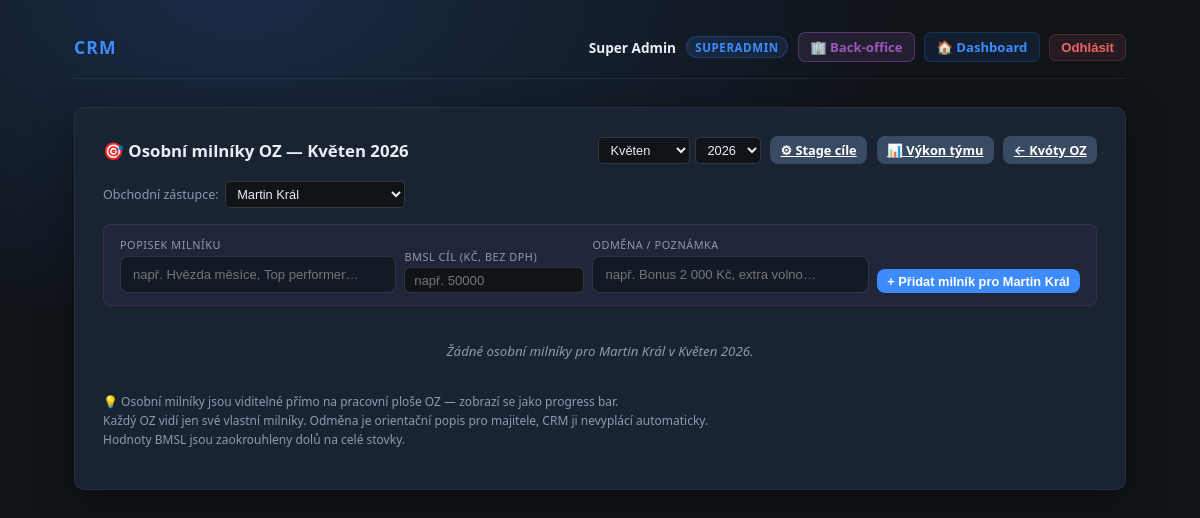
/admin/oz-milestones (signed in), run on the app's committed database.
### tables this page shows
CREATE TABLE `users` (
  `id` BIGINT UNSIGNED NOT NULL AUTO_INCREMENT,
  `jmeno` VARCHAR(255) NOT NULL,
  `email` VARCHAR(255) NOT NULL,
  `heslo_hash` VARCHAR(255) NOT NULL COMMENT 'password_hash(..., PASSWORD_ARGON2ID)',
  `role` ENUM('superadmin','majitel','navolavacka','obchodak','backoffice') NOT NULL,
  `primary_region` VARCHAR(64) NULL DEFAULT NULL COMMENT 'Preferovaný region obchodáka',
  `aktivni` TINYINT(1) NOT NULL DEFAULT 1 COMMENT '1 aktivní, 0 deaktivovaný účet',
  `totp_secret` VARBINARY(512) NULL DEFAULT NULL COMMENT 'Secret TOTP (doporučeno šifrovat v aplikaci)',
  `totp_enabled` TINYINT(1) NOT NULL DEFAULT 0,
  `must_change_password` TINYINT(1) NOT NULL DEFAULT 0 COMMENT 'Nucená změna hesla při prvním přihlášení',
  `created_at` DATETIME(3) NOT NULL DEFAULT CURRENT_TIMESTAMP(3),
  `deactivated_at` DATETIME(3) NULL DEFAULT NULL,
  `created_by` BIGINT UNSIGNED NULL DEFAULT NULL COMMENT 'Kdo uživatele založil',
  PRIMARY KEY (`id`),
  UNIQUE KEY `uk_users_email` (`email`),
  KEY `idx_users_role_aktivni` (`role`, `aktivni`),
  KEY `idx_users_primary_region` (`primary_region`),
  KEY `idx_users_created_by` (`created_by`),
  CONSTRAINT `fk_users_created_by` FOREIGN KEY (`created_by`) REFERENCES `users` (`id`) ON DELETE SET NULL
);

### app/controllers/AdminOzMilestonesController.php (called while the page is built, shortened)
<?php
final class AdminOzMilestonesController
{
    public function getIndex(): void
    {
        $user = crm_require_user($this->pdo);
        $year  = max(2024, min(2030, (int) ($_GET['year']  ?? date('Y'))));
        $month = max(1,    min(12,   (int) ($_GET['month'] ?? date('n'))));
        $uStmt = $this->pdo->query(
            "SELECT id, jmeno FROM users WHERE role = 'obchodak' AND aktivni = 1 ORDER BY jmeno ASC"
        );
        $ozUsers = $uStmt ? ($uStmt->fetchAll(PDO::FETCH_ASSOC) ?: []) : [];
        $selectedOzId = (int) ($_GET['oz_id'] ?? ($ozUsers[0]['id'] ?? 0));
        $milestones = [];
        if ($selectedOzId > 0) {
            $mStmt = $this->pdo->prepare(
                'SELECT id, label, target_bmsl, reward_note
                 FROM oz_personal_milestones
                 WHERE oz_id = :oid AND year = :y AND month = :m
                 ORDER BY target_bmsl ASC'
            );
            $mStmt->execute(['oid' => $selectedOzId, 'y' => $year, 'm' => $month]);
            $milestones = $mStmt->fetchAll(PDO::FETCH_ASSOC) ?: [];
        }
        require dirname(__DIR__) . '/views/admin/oz_milestones.php';
        $content = (string) ob_get_clean();
        require dirname(__DIR__) . '/views/layout/base.php';
    }
    private function ensureTable(): void
    {
        $this->pdo->exec(
            "CREATE TABLE IF NOT EXISTS `oz_personal_milestones` (
              `id`          INT UNSIGNED NOT NULL AUTO_INCREMENT,
              `oz_id`       INT UNSIGNED NOT NULL,
              `year`        SMALLINT UNSIGNED NOT NULL,
              `month`       TINYINT UNSIGNED NOT NULL,
              `label`       VARCHAR(100) NOT NULL DEFAULT '',
              `target_bmsl` DECIMAL(12,2) NOT NULL,
              `reward_note` VARCHAR(200) NOT NULL DEFAULT '',
              `created_at`  DATETIME(3) NOT NULL DEFAULT CURRENT_TIMESTAMP(3),
              PRIMARY KEY (`id`),
              KEY `idx_oz_pm` (`oz_id`, `year`, `month`)
            ) ENGINE=InnoDB DEFAULT CHARSET=utf8mb4 COLLATE=utf8mb4_unicode_ci"
        );
    }
}

### public/index.php (called while the page is built, shortened)
<?php
require_once dirname(__DIR__) . DIRECTORY_SEPARATOR . 'app' . DIRECTORY_SEPARATOR . 'bootstrap.php';
require_once dirname(__DIR__) . DIRECTORY_SEPARATOR . 'app' . DIRECTORY_SEPARATOR . 'controllers' . DIRECTORY_SEPARATOR . 'AdminOzMilestonesController.php';
require_once dirname(__DIR__) . DIRECTORY_SEPARATOR . 'app' . DIRECTORY_SEPARATOR . 'Router.php';
$method = strtoupper((string) ($_SERVER['REQUEST_METHOD'] ?? 'GET'));
$path = crm_request_uri_path();
$pdo = crm_pdo();
$router = new Router($pdo);
$router->dispatch($method, $path);

### app/bootstrap.php (called while the page is built, shortened)
<?php
require_once __DIR__ . DIRECTORY_SEPARATOR . 'helpers' . DIRECTORY_SEPARATOR . 'session.php';
require_once __DIR__ . DIRECTORY_SEPARATOR . 'helpers' . DIRECTORY_SEPARATOR . 'auth.php';
require_once __DIR__ . DIRECTORY_SEPARATOR . 'helpers' . DIRECTORY_SEPARATOR . 'url.php';
if (!function_exists('crm_h')) {
    function crm_h(?string $s): string
    {
        return htmlspecialchars($s, ENT_QUOTES | ENT_SUBSTITUTE, 'UTF-8');
    }
}

### app/helpers/url.php (called while the page is built, shortened)
<?php
function crm_url(string $path): string
{
    $scriptName = (string) ($_SERVER['SCRIPT_NAME'] ?? '/index.php');
    $dir = str_replace('\\', '/', dirname($scriptName));
    if ($dir === '/' || $dir === '.') {
        return $path;
    }
    return rtrim($dir, '/') . $path;
}

### app/helpers/auth.php (called while the page is built, shortened)
<?php
require_once __DIR__ . DIRECTORY_SEPARATOR . 'session.php';
if (!function_exists('crm_auth_strip_sensitive')) {
    function crm_auth_strip_sensitive(array $user): array
    {
        unset($user['heslo_hash'], $user['totp_secret']);
        return $user;
    }
}
if (!function_exists('crm_auth_user_by_id')) {
    function crm_auth_user_by_id(PDO $pdo, int $id): ?array
    {
        $stmt = $pdo->prepare(
            'SELECT * FROM users WHERE id = :id AND aktivni = 1 LIMIT 1'
        );
        $stmt->execute(['id' => $id]);
        $row = $stmt->fetch();
        return is_array($row) ? $row : null;
    }
}
if (!function_exists('crm_auth_user_id')) {
    function crm_auth_user_id(): ?int
    {
        $id = (int) $_SESSION[CRM_SESSION_USER_ID];
        return $id > 0 ? $id : null;
    }
}
if (!function_exists('crm_auth_current_user')) {
    function crm_auth_current_user(PDO $pdo): ?array
    {
        $id = crm_auth_user_id();
        $user = crm_auth_user_by_id($pdo, $id);
        return crm_auth_strip_sensitive($user);
    }
}

### app/helpers/middleware.php (called while the page is built, shortened)
<?php
require_once __DIR__ . DIRECTORY_SEPARATOR . 'auth.php';
require_once __DIR__ . DIRECTORY_SEPARATOR . 'url.php';
if (!function_exists('crm_require_user')) {
    function crm_require_user(PDO $pdo): array
    {
        $user = crm_auth_current_user($pdo);
        return $user;
    }
}

### app/helpers/session.php (called while the page is built, shortened)
<?php
if (!function_exists('crm_session_is_https')) {
    function crm_session_is_https(): bool
    {
        return ((int) ($_SERVER['SERVER_PORT'] ?? 0)) === 443;
    }
}
if (!function_exists('crm_session_start')) {
    function crm_session_start(): void
    {
        if (session_status() === PHP_SESSION_ACTIVE) {
            return;
        }
        $secure = crm_session_is_https();
        $params = [
            'lifetime' => CRM_SESSION_LIFETIME,
            'path' => '/',
            'domain' => '',
            'secure' => $secure,
            'httponly' => true,
            'samesite' => 'Lax',
        ];
    }
}

### app/views/admin/oz_milestones.php (the view, shortened to what this page needs)
<?php
$czechMonths = ['','Leden','Únor','Březen','Duben','Květen','Červen',
                'Červenec','Srpen','Září','Říjen','Listopad','Prosinec'];
$selectedOzName = '';
foreach ($ozUsers as $u) {
    if ((int) $u['id'] === $selectedOzId) { $selectedOzName = (string) $u['jmeno']; break; }
}
?>
<section class="card">
    <div class="ms-header">
        <span class="ms-header__title">🎯 Osobní milníky OZ — <?= crm_h($czechMonths[$month] . ' ' . $year) ?></span>
        <form method="get" action="<?= crm_h(crm_url('/admin/oz-milestones')) ?>" class="ms-selectors">
            <select name="month" class="ms-sel" onchange="this.form.submit()">
                <?php for ($m = 1; $m <= 12; $m++) { ?>
                    <option value="<?= $m ?>" <?= $m === $month ? 'selected' : '' ?>><?= crm_h($czechMonths[$m]) ?></option>
                <?php } ?>
            </select>
            <select name="year" class="ms-sel" onchange="this.form.submit()">
                <?php for ($y = 2024; $y <= (int) date('Y') + 1; $y++) { ?>
                    <option value="<?= $y ?>" <?= $y === $year ? 'selected' : '' ?>><?= $y ?></option>
                <?php } ?>
            </select>
        </form>
        <a href="<?= crm_h(crm_url('/admin/oz-stages')) ?>" class="btn btn-secondary btn-sm">⚙ Stage cíle</a>
        <a href="<?= crm_h(crm_url('/oz/performance')) ?>" class="btn btn-secondary btn-sm">📊 Výkon týmu</a>
        <a href="<?= crm_h(crm_url('/admin/oz-targets')) ?>" class="btn btn-secondary btn-sm">← Kvóty OZ</a>
    </div>
    <?php if ($ozUsers === []) { ?>
        <p class="ms-no-oz">Žádní aktivní obchodní zástupci v systému.</p>
    <?php } else { ?>
    <div style="margin-bottom:1rem;">
        <form method="get" action="<?= crm_h(crm_url('/admin/oz-milestones')) ?>" style="display:flex;gap:.4rem;align-items:center;flex-wrap:wrap;">
            <label style="font-size:.78rem;color:var(--muted);">Obchodní zástupce:</label>
            <select name="oz_id" class="ms-sel" onchange="this.form.submit()" style="min-width:180px;">
                <?php foreach ($ozUsers as $u) { ?>
                    <option value="<?= (int) $u['id'] ?>" <?= (int) $u['id'] === $selectedOzId ? 'selected' : '' ?>>
                        <?= crm_h((string) $u['jmeno']) ?>
                    </option>
                <?php } ?>
            </select>
        </form>
    </div>
    <?php if ($selectedOzId > 0) { ?>
    <form method="post" action="<?= crm_h(crm_url('/admin/oz-milestones/save')) ?>">
        <div class="ms-add-form">
            <div class="ms-add-form__group">
                <label class="ms-add-form__label">Popisek milníku</label>
                <input type="text" name="label" class="ms-add-form__input"
                       placeholder="např. Hvězda měsíce, Top performer…"
                       maxlength="100" required>
            </div>
            <div class="ms-add-form__group" style="max-width:180px;">
                <label class="ms-add-form__label">BMSL cíl (Kč, bez DPH)</label>
                <input type="number" name="target_bmsl" class="ms-add-form__input"
                       placeholder="např. 50000" min="100" step="100" required>
            </div>
            <div class="ms-add-form__group" style="min-width:200px;">
                <label class="ms-add-form__label">Odměna / poznámka</label>
                <input type="text" name="reward_note" class="ms-add-form__input"
                       placeholder="např. Bonus 2 000 Kč, extra volno…"
                       maxlength="200">
            </div>
            <button type="submit" class="btn btn-primary btn-sm" style="align-self:flex-end;">
                + Přidat milník pro <?= crm_h($selectedOzName) ?>
            </button>
        </div>
    </form>
    <?php if ($milestones === []) { ?>
        <p class="ms-empty">Žádné osobní milníky pro <?= crm_h($selectedOzName) ?> v <?= crm_h($czechMonths[$month] . ' ' . $year) ?>.</p>
    <?php } ?>
    <?php }  ?>
    <?php }  ?>
    <p class="ms-hint">
        💡 Osobní milníky jsou viditelné přímo na pracovní ploše OZ — zobrazí se jako progress bar.<br>
        Každý OZ vidí jen své vlastní milníky. Odměna je orientační popis pro majitele,
        CRM ji nevyplácí automaticky.<br>
        Hodnoty BMSL jsou zaokrouhleny dolů na celé stovky.
    </p>
</section>

### app/Router.php (shortened to what this page needs)
<?php
require_once __DIR__ . DIRECTORY_SEPARATOR . 'helpers' . DIRECTORY_SEPARATOR . 'middleware.php';
final class Router
{
    public function dispatch(string $method, string $path): void
    {
        foreach (self::routes() as $route) {
            if ($route['method'] !== $method || $route['path'] !== $path) {
                continue;
            }
            if (!empty($route['auth'])) {
                $user = crm_require_user($this->pdo);
            }
            $handler = $route['handler'];
            $action = $handler[1];
            $controller = new $class($this->pdo);
            $controller->{$action}();
            return;
        }
    }
}

### app/views/layout/base.php (shortened to what this page needs)
<!DOCTYPE html>
<html lang="cs">
<head>
    <link rel="stylesheet" href="<?= crm_h(crm_url('/assets/css/app.css')) ?>">
</head>
<body>
<div class="layout">
    <header class="header">
        <div class="header-left">
            <span class="logo">CRM</span>
        </div>
        <?php if (!empty($user)) {
            $_roleLabels = [
                'navolavacka' => 'Navolávačka',
                'cisticka'    => 'Čistička',
                'obchodak'    => 'Obchodák',
                'backoffice'  => 'Backoffice',
                'majitel'     => 'Majitel',
                'superadmin'  => 'Superadmin',
            ];
            $_roleLabel   = $_roleLabels[$user['role'] ?? ''] ?? ($user['role'] ?? '');
        ?>
        <div class="header-right">
            <span class="header-user">
                <strong><?= crm_h((string) ($user['jmeno'] ?? '')) ?></strong>
            </span>
            <span class="header-role-badge"><?= crm_h($_roleLabel) ?></span>
            <?php if (in_array(($user['role'] ?? ''), ['backoffice', 'majitel', 'superadmin'], true)) { ?>
            <a href="<?= crm_h(crm_url('/bo')) ?>" class="header-dash-btn"
               style="background:rgba(155,89,182,0.15);color:#9b59b6;border:1px solid rgba(155,89,182,0.4);">
                🏢 Back-office
            </a>
            <?php } ?>
            <a href="<?= crm_h(crm_url('/dashboard')) ?>" class="header-dash-btn">🏠 Dashboard</a>
            <form method="post" action="<?= crm_h(crm_url('/logout')) ?>"
                  class="header-logout-form">
                <button type="submit" class="header-logout-btn">Odhlásit</button>
            </form>
        </div>
        <?php } ?>
    </header>
    <main class="main">
        <?= $content ?>
    </main>
</div>
</body>
</html>

### data on the page
users: jmeno "Super Admin", role "SUPERADMIN"
users: jmeno "Martin Král"

### other printed values
form field month "Květen"
form field year "2026"
form field oz_id "Martin Král"
